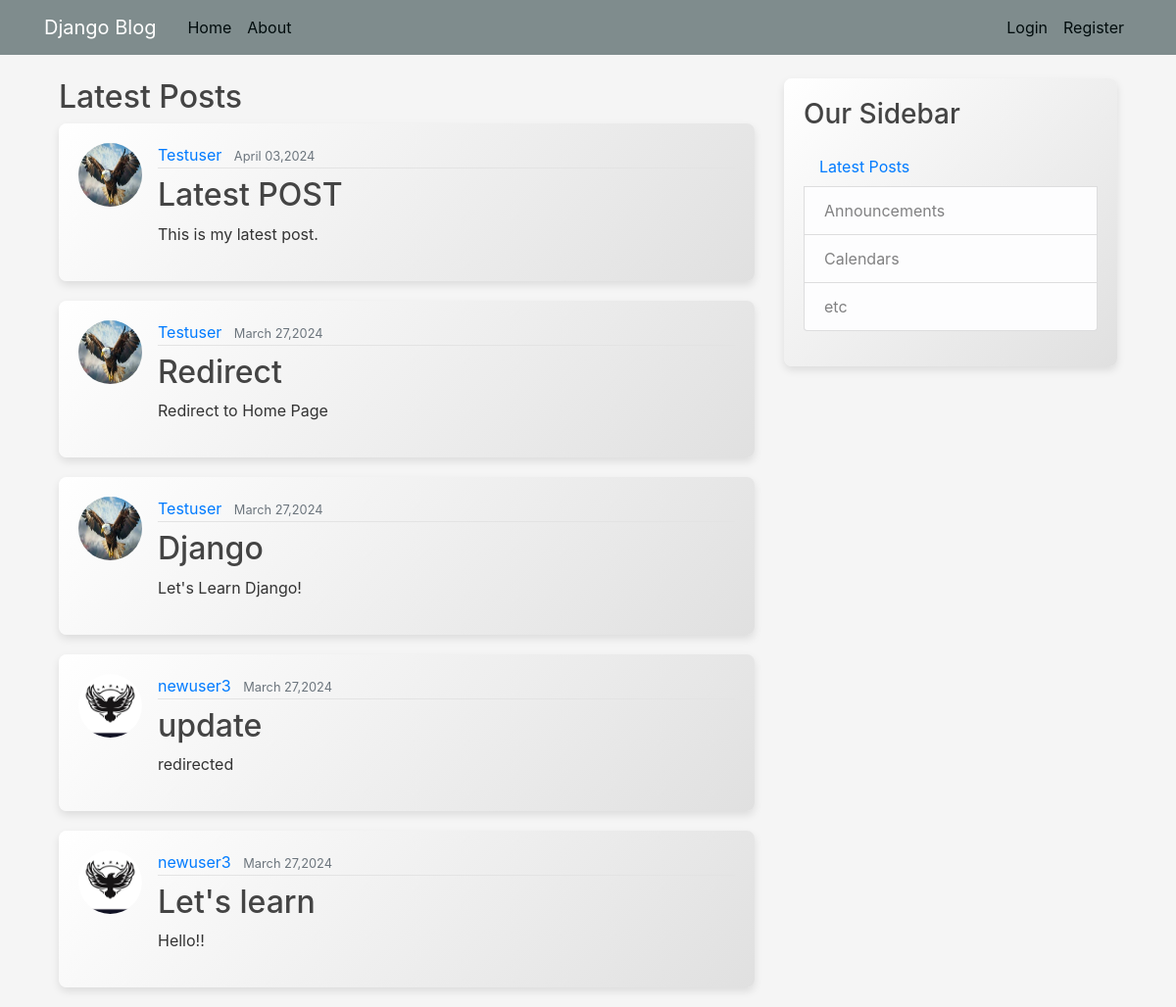
/latest_posts/, run on the app's committed database.
### blog/models.py (models this page shows, shortened)
class Post(models.Model):
    title = models.CharField(max_length=100)
    content = models.TextField()
    date_posted = models.DateTimeField(default=timezone.now)
    author = models.ForeignKey(User, on_delete=models.CASCADE)

### users/models.py (models this page shows, shortened)
class Profile(models.Model):
    user = models.OneToOneField(User, on_delete=models.CASCADE)
    image = models.ImageField(default='default.jpeg', upload_to='profile_pics')

### blog/views.py (the view)
# urls.py: path('latest_posts/', views.latest_posts, name='latest_posts')
def latest_posts(request):
    context = {
        'latest_posts': Post.objects.order_by('-date_posted')[:5]
    }
    return render(request, 'blog/latest_posts.html', context)

### blog/templates/blog/latest_posts.html (shortened to what this page needs)
{% extends "blog/base.html" %}
{% block content %}
    <h2>Latest Posts</h2>
    {% for post in latest_posts %}
        <article class="media content-section">
            <img class="rounded-circle article-img" src="{{ post.author.profile.image.url }}">
            <div class="media-body">
            <div class="article-metadata">
                <a class="mr-2" href="{% url 'user-posts' post.author.username %}">{{ post.author }}</a>
                <small class="text-muted">{{ post.date_posted|date:"F d,Y" }}</small>
            </div>
            <h2><a class="article-title" href="{% url 'post-detail' post.id %}">{{ post.title }}</a></h2>
            <p class="article-content">{{ post.content }}</p>
            </div>
        </article>
    {% endfor %}
{% endblock content %}

### blog/templates/blog/base.html (shortened to what this page needs)
{% load static %}
<!DOCTYPE html>
<html lang="en">
<head>
    <link rel="stylesheet" href="https://cdn.jsdelivr.net/npm/bootstrap@4.0.0/dist/css/bootstrap.min.css">
    <link rel="stylesheet" type="text/css" href="{% static 'blog/main.css' %}">
</head>
<body>
    <header class="site-header">
        <nav class="navbar navbar-expand-md navbar-dark bg-steel fixed-top">
        <div class="container">
            <a class="navbar-brand mr-4" href="{% url 'blog-home' %}">Django Blog</a>
            <div class="collapse navbar-collapse" id="navbarToggle">
            <div class="navbar-nav mr-auto">
                <a class="nav-item nav-link" href="{% url 'blog-home' %}">Home</a>
                <a class="nav-item nav-link" href="{% url 'blog-about' %}">About</a>
            </div>
            <div class="navbar-nav">
              {% if user.is_authenticated %}
                <a class="nav-item nav-link" href="{% url 'post-create' %}">New Post</a>
                <a class="nav-item nav-link" href="{% url 'profile' %}">Profile</a>
                <a class="nav-item nav-link" href="{% url 'logout' %}">Logout</a>
              {% else %}
                <a class="nav-item nav-link" href="{% url 'login' %}">Login</a>
                <a class="nav-item nav-link" href="{% url 'register' %}">Register</a>
              {% endif %}
            </div>
            </div>
        </div>
        </nav>
    </header>
    <div class="container">
        <main role="main" class="container">
            <div class="row">
              <div class="col-md-8">
                {% block content %}{% endblock %}
              </div>
              <div class="col-md-4">
                <div class="content-section">
                  <h3>Our Sidebar</h3>
                  <p class='text-muted'>
                    <ul class="list-group">
                      <a class="nav-item nav-link" href="{% url 'latest_posts' %}">Latest Posts</a>
                      <li class="list-group-item list-group-item-light">Announcements</li>
                      <li class="list-group-item list-group-item-light">Calendars</li>
                      <li class="list-group-item list-group-item-light">etc</li>
                    </ul>
                  </p>
                </div>
              </div>
            </div>
          </main>
</body>
</html>

### blog/static/blog/main.css (style rules this page uses)
body { background: #f5f5f5; color: #333333; margin-top: 5rem; }
h1, h2, h3, h4, h5, h6 { color: #444444; }
.bg-steel { background-color: #7f8c8d; }
.site-header .navbar-nav .nav-link { color: #010c0d; }
.content-section { background: linear-gradient(135deg, #ffffff, #e0e0e0); padding: 20px; border-radius: 8px; box-shadow: 0 4px 8px rgba(0, 0, 0, 0.1); margin-bottom: 20px; }
.article-title { color: #444444; }
.article-content { white-space: pre-line; }
.article-img { height: 65px; width: 65px; margin-right: 16px; }
.article-metadata { padding-bottom: 1px; margin-bottom: 8px; border-bottom: 1px solid #e3e3e3; }

### data on the page
Post: author.profile.image (picture), author "Testuser", date_posted "April 03,2024", title "Latest POST", content "This is my latest post."
Post: author.profile.image (picture), author "Testuser", date_posted "March 27,2024", title "Redirect", content "Redirect to Home Page"
Post: author.profile.image (picture), author "Testuser", date_posted "March 27,2024", title "Django", content "Let's Learn Django!"
Post: author.profile.image (placeholder picture), author "newuser3", date_posted "March 27,2024", title "update", content "redirected"
Post: author.profile.image (placeholder picture), author "newuser3", date_posted "March 27,2024", title "Let's learn", content "Hello!!"
